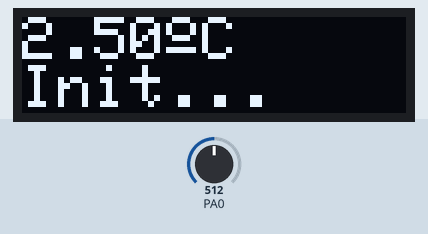
This sketch was run on a simulated STM32 Blue Pill. On the bench: 128×32 one-colour display. Inputs (shaded band) come from the test bench; at power-on: PA0 = 512. The display library's start-up logo is not drawn.

Above: at 3.2 s.
3.3 s: PA0 set to 716
At 4.9 s:
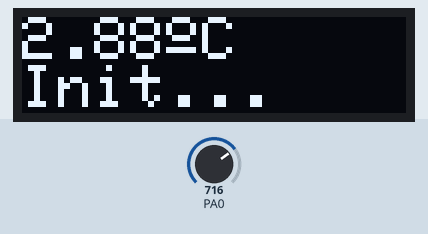
7.4 s: PA0 set to 900
At 8.5 s:
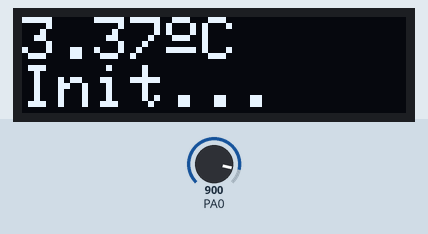
9.7 s: PA0 set to 1023
At 10.7 s:
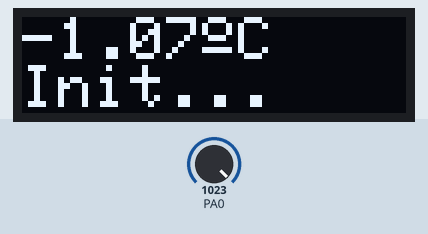
Timing chart, 0 to 12.7 s (numbered marks = the images above; inputs shaded):
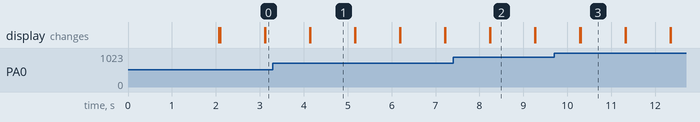

Measured:
- what the display in image 1 shows lasts 1.1 s, from 4.1 s to 5.2 s

The sketch:

PANTALLA.ino
```cpp
#include <SPI.h>
#include <Wire.h>
#include <Adafruit_GFX.h>
#include <Adafruit_SSD1306.h>

// OLED Screen size
#define SCR_WIDTH 128
#define SCR_HEIGHT 32


#define OLED_RESET -1

Adafruit_SSD1306 display(SCR_WIDTH, SCR_HEIGHT, &Wire, OLED_RESET);

float Vin = 3.3;     // [V in]
float Rt = 10000;    // Resistor t [ohm] [10k]
float R0 = 10000;    // value of rct in T0 [ohm]
float T0 = 298.15;   // use T0 in Kelvin [K]
float Vout = 0.0;    // Vout in A0
float Rout = 0.0;    // Rout in A0
// use the datasheet to get this data.
float T1 = 273.15;      // [K] in datasheet 0º C
float T2 = 373.15;      // [K] in datasheet 100° C
float RT1 = 4050;   // [ohms]  resistence in T1
float RT2 = 549;    // [ohms]   resistence in T2
float Bta = 4050;
float beta = 0.0;    // initial parameters [K]
float Rinf = 0.0;    // initial parameters [ohm]
float TempK = 0.0;   // variable output
float TempC = 0.0;   // variable output

// ugly way to calc average of takes
float takes[] = {0.0, 0.0, 0.0, 0.0, 0.0, 0.0, 0.0, 0.0, 0.0, 0.0, 0.0, 0.0, 0.0, 0.0, 0.0, 0.0, 0.0, 0.0, 0.0, 0.0};
// only for display "Init..."
int init_takes = 0;

void setup() {

  // begin adafruit
  display.begin(SSD1306_SWITCHCAPVCC, 0x3C);

  display.display();
  delay(2000);

  display.clearDisplay();

  display.display();

  // setting default values
  beta= Bta;
  Rinf = R0*exp(-beta / T0);
  write_text("Starting...");
}


void write_text(String text){
  display.clearDisplay();
  display.setTextSize(2);
  display.setTextColor(WHITE);
  display.setCursor(0, 0);
  display.println(text);
  display.display();
}

// prints a line avoiding screen clearing
void write_text_no_clear(String text){
  display.println(text);
  display.display();
}

// Sense temp
void sense_temp(){
  // analog read
  float VRT = analogRead(PA0);

  Vout = Vin*((float)(VRT) /1024.0); // calc for ntc
  Rout = (Rt * Vout/(Vin-Vout));

  TempK = (beta / log(Rout / Rinf)); // calc for temperature
  TempC = TempK - 273.15;

  // takes an average (x takes)
  float average = 0.0;
  int arr_length = sizeof(takes) / sizeof(takes[0]);

  // prepare queue
  for(int n = 0; n < arr_length; n++){
    if(n < arr_length - 1){
      takes[n] = takes[n + 1];
    }
  }
  //set last take to last index
  takes[arr_length - 1] = TempC;

  // make an average
  for(int a = 0; a < arr_length; a++){
    average += takes[a];
  }

  float n_takes = (float)arr_length;
  average = average / n_takes;

  String text_output = String(average) + String(char(167)) + "C";
  write_text(text_output);
  if(init_takes < arr_length + 1){
    write_text_no_clear("Init...");
    init_takes++;
  }

  // ToDo: use (millis() - lastupdate > interval) to avoid blocking the main thread
  delay(1000);
}

void loop() {

  sense_temp();

}
```
